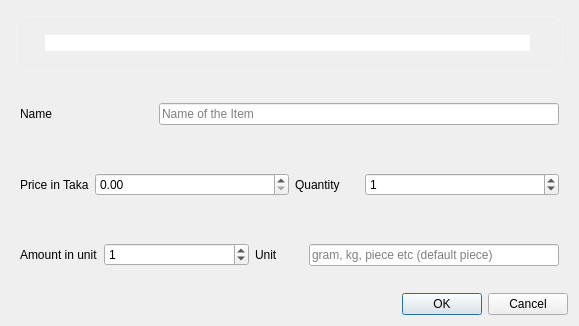
<?xml version="1.0" encoding="UTF-8"?>
<ui version="4.0">
 <class>AddItemDialog</class>
 <widget class="QDialog" name="AddItemDialog">
  <property name="geometry">
   <rect>
    <x>0</x>
    <y>0</y>
    <width>579</width>
    <height>326</height>
   </rect>
  </property>
  <property name="windowTitle">
   <string>Dialog</string>
  </property>
  <layout class="QVBoxLayout" name="verticalLayout">
   <item>
    <widget class="QWidget" name="searchContainer" native="true">
     <property name="styleSheet">
      <string notr="true">.QWidget {
  border: 1px solid rgba(255, 255, 255, 0.2);
  border-radius: 12px;
  margin: 5px;
}</string>
     </property>
     <layout class="QHBoxLayout" name="horizontalLayout_8" stretch="0,0,0,1">
      <property name="spacing">
       <number>3</number>
      </property>
      <property name="leftMargin">
       <number>5</number>
      </property>
      <property name="topMargin">
       <number>5</number>
      </property>
      <property name="rightMargin">
       <number>5</number>
      </property>
      <property name="bottomMargin">
       <number>5</number>
      </property>
      <item>
       <spacer name="spacer_2">
        <property name="orientation">
         <enum>Qt::Horizontal</enum>
        </property>
        <property name="sizeType">
         <enum>QSizePolicy::Minimum</enum>
        </property>
        <property name="sizeHint" stdset="0">
         <size>
          <width>2</width>
          <height>10</height>
         </size>
        </property>
       </spacer>
      </item>
      <item>
       <widget class="QLabel" name="searchIcon_2">
        <property name="minimumSize">
         <size>
          <width>24</width>
          <height>24</height>
         </size>
        </property>
        <property name="maximumSize">
         <size>
          <width>29</width>
          <height>29</height>
         </size>
        </property>
        <property name="styleSheet">
         <string notr="true">QLabel {
  padding: 2px;
}</string>
        </property>
        <property name="text">
         <string/>
        </property>
        <property name="pixmap">
         <pixmap resource="resources.qrc">:/assets/search.png</pixmap>
        </property>
        <property name="scaledContents">
         <bool>true</bool>
        </property>
        <property name="margin">
         <number>3</number>
        </property>
        <property name="indent">
         <number>0</number>
        </property>
       </widget>
      </item>
      <item>
       <widget class="QLineEdit" name="searchInput_2">
        <property name="styleSheet">
         <string notr="true">QLineEdit {
  color: white;
}</string>
        </property>
        <property name="text">
         <string/>
        </property>
        <property name="frame">
         <bool>false</bool>
        </property>
        <property name="placeholderText">
         <string>Search Items from Internet</string>
        </property>
       </widget>
      </item>
      <item>
       <widget class="QPushButton" name="searchClear_2">
        <property name="maximumSize">
         <size>
          <width>30</width>
          <height>30</height>
         </size>
        </property>
        <property name="styleSheet">
         <string notr="true"/>
        </property>
        <property name="text">
         <string/>
        </property>
        <property name="icon">
         <iconset resource="resources.qrc">
          <normaloff>:/assets/clear.png</normaloff>:/assets/clear.png</iconset>
        </property>
        <property name="iconSize">
         <size>
          <width>18</width>
          <height>18</height>
         </size>
        </property>
        <property name="autoDefault">
         <bool>false</bool>
        </property>
        <property name="flat">
         <bool>true</bool>
        </property>
       </widget>
      </item>
     </layout>
    </widget>
   </item>
   <item>
    <widget class="QWidget" name="nameContainer" native="true">
     <layout class="QHBoxLayout" name="horizontalLayout_6" stretch="1,3">
      <item>
       <widget class="QLabel" name="nameLabel_2">
        <property name="text">
         <string>Name</string>
        </property>
       </widget>
      </item>
      <item>
       <widget class="QLineEdit" name="nameInput_2">
        <property name="placeholderText">
         <string>Name of the Item</string>
        </property>
       </widget>
      </item>
     </layout>
    </widget>
   </item>
   <item>
    <widget class="QWidget" name="priceQuantityContainer" native="true">
     <layout class="QHBoxLayout" name="horizontalLayout_5" stretch="1,3,1,3">
      <item>
       <widget class="QLabel" name="priceLabel_2">
        <property name="text">
         <string>Price in Taka</string>
        </property>
       </widget>
      </item>
      <item>
       <widget class="QDoubleSpinBox" name="priceInput_2"/>
      </item>
      <item>
       <widget class="QLabel" name="quantityLabel_2">
        <property name="text">
         <string>Quantity</string>
        </property>
       </widget>
      </item>
      <item>
       <widget class="QSpinBox" name="quantityInput_2">
        <property name="value">
         <number>1</number>
        </property>
       </widget>
      </item>
     </layout>
    </widget>
   </item>
   <item>
    <widget class="QWidget" name="unitContainer" native="true">
     <layout class="QHBoxLayout" name="horizontalLayout_7" stretch="1,3,1,0">
      <item>
       <widget class="QLabel" name="unitAmountLabel_2">
        <property name="text">
         <string>Amount in unit</string>
        </property>
       </widget>
      </item>
      <item>
       <widget class="QSpinBox" name="unitAmountInput_2">
        <property name="value">
         <number>1</number>
        </property>
       </widget>
      </item>
      <item>
       <widget class="QLabel" name="unitLabel_2">
        <property name="text">
         <string>Unit</string>
        </property>
       </widget>
      </item>
      <item>
       <widget class="QLineEdit" name="unitInput_2">
        <property name="minimumSize">
         <size>
          <width>250</width>
          <height>0</height>
         </size>
        </property>
        <property name="placeholderText">
         <string>gram, kg, piece etc (default piece)</string>
        </property>
       </widget>
      </item>
     </layout>
    </widget>
   </item>
   <item>
    <widget class="QDialogButtonBox" name="buttonBox">
     <property name="orientation">
      <enum>Qt::Horizontal</enum>
     </property>
     <property name="standardButtons">
      <set>QDialogButtonBox::Cancel|QDialogButtonBox::Ok</set>
     </property>
    </widget>
   </item>
  </layout>
 </widget>
 <resources>
  <include location="resources.qrc"/>
 </resources>
 <connections>
  <connection>
   <sender>buttonBox</sender>
   <signal>accepted()</signal>
   <receiver>AddItemDialog</receiver>
   <slot>accept()</slot>
   <hints>
    <hint type="sourcelabel">
     <x>248</x>
     <y>254</y>
    </hint>
    <hint type="destinationlabel">
     <x>157</x>
     <y>274</y>
    </hint>
   </hints>
  </connection>
  <connection>
   <sender>buttonBox</sender>
   <signal>rejected()</signal>
   <receiver>AddItemDialog</receiver>
   <slot>reject()</slot>
   <hints>
    <hint type="sourcelabel">
     <x>316</x>
     <y>260</y>
    </hint>
    <hint type="destinationlabel">
     <x>286</x>
     <y>274</y>
    </hint>
   </hints>
  </connection>
 </connections>
</ui>
